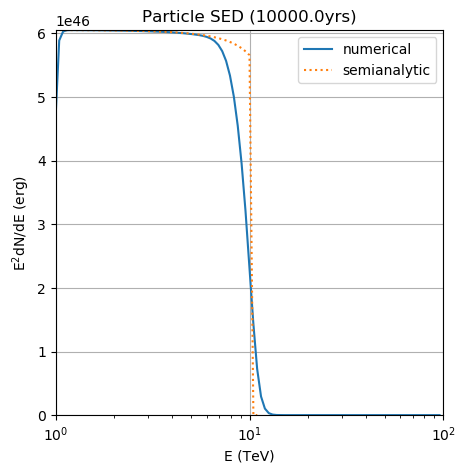

Recreate this plot in Python.
#!/usr/local/bin/python

import sys
import os
sys.path.append(os.path.abspath('../../lib'))
import gappa as gp
import numpy as np
import matplotlib.pyplot as plt

if __name__ == "__main__":

    fu = gp.Utils()
    fu.DrawGamera()

    bins = 500

    # define reference energy as 1 TeV
    e_ref = gp.TeV_to_erg

    '''
        example: define a power-law spectrum. Units:
        E(erg) - dN/dE (1/erg/s)
    '''
    energy_in_erg_pl = np.logspace(0,2,bins) * gp.TeV_to_erg 
    alpha_pl = 2; e_total_pl = 1e37 # erg
    power_law = (energy_in_erg_pl/e_ref)**-alpha_pl
    # renormalise to e_total_pl (integrate E*dN/dE over E)
    power_law *= e_total_pl / fu.Integrate(list(zip(energy_in_erg_pl,power_law * energy_in_erg_pl)))
    # cast into a 2D array
    power_law_spectrum = np.array(list(zip(energy_in_erg_pl,power_law)))

    age = 1e4 # yrs
    cut = 1e2
    t = np.logspace(0,np.log10(age)+4,1e4)
    lum = np.array(list(zip(t,1e38*np.exp(-t**2/cut**2))))

    fp = gp.Particles()
    '''
        define loss terms:
        - Synchrotron losses     <-> B-Field strength
        - Inverse-Compton losses <-> Radiation fields
        - Bremsstrahlung losses
    '''
    b_field = 1e-5 # Gauss
    density = 5. # 1/cm^3
    age = 1e4 # yrs
    distance = 1e3 # pc

    fp.SetBField(b_field)
    fp.SetAmbientDensity(density)

    ''' 
        the following are the parameters of the CMB
        See also the tutorial on how to set target fields in the GAMERA docu!
    '''
    t_cmb = 2.7; edens_cmb = 0.4*gp.eV_to_erg

    # set the fields in the Radiation object
    fp.AddThermalTargetPhotons(t_cmb,edens_cmb,bins)
    fp.SetCustomInjectionSpectrum(power_law_spectrum)
    fp.SetLuminosity(lum)
    fp.SetAge(age)
    

    ''' 
        Calculate the particle spectrum (in this case electrons. for protons, type
        CalculateProtonSpectrum instead, in which case the only loss mechanism 
        applied is adiabatic expansion)
    '''
    fp.CalculateElectronSpectrum()
    sp = np.array(fp.GetParticleSpectrum())
    sed = np.array(fp.GetParticleSED())
    print(sed)


    '''
        In this example, energy losses are constant and no particle escape has 
        been set. You can therefore also use the semi-analytic approach, which
        is much faster when loss rates are hight (e.g. in stron radiation fields
        or B-fields)
    '''
    fp.SetSolverMethod(1)
    fp.CalculateElectronSpectrum()
    sp_s = np.array(fp.GetParticleSpectrum())
    sed_s = np.array(fp.GetParticleSED())
    print(sed_s)
  

    #### make a plot #####
    f = plt.figure(figsize=(5,5))
    plt.semilogx(sed[:,0],sed[:,1],ls="-",label="numerical")
    plt.semilogx(sed_s[:,0],sed_s[:,1],ls=":",label="semianalytic")
    plt.xlabel("E (TeV)")
    plt.ylabel("E"+r"$^2$"+"dN/dE (erg)")
    plt.grid()
    plt.legend()
    plt.xlim(xmin=1e-0,xmax=1e2)
    #plt.ylim(ymin=1e44,ymax=1e48)
    plt.ylim(ymin=0, ymax=np.max(sed[:,1]))
    plt.title("Particle SED ("+ str(round(age,0))+"yrs)")
    f.savefig("particles_grid_tutorial.png",bbox_inches='tight')
